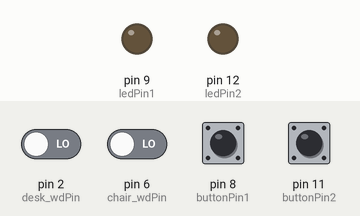
Recording of a sketch running on a simulated Arduino Uno, built with avr-gcc and run on an emulated ATmega328P. Parts: output pins drawn as LEDs (lit = HIGH). Inputs (shaded band) come from the test bench; at power-on: pin 2 (desk_wdPin), pin 6 (chair_wdPin), pin 8 (buttonPin1), pin 11 (buttonPin2) LOW.

Above: at 2.2 s.
2.3 s: pin 8 (buttonPin1) pulled HIGH for 0.15 s
At 3.5 s:
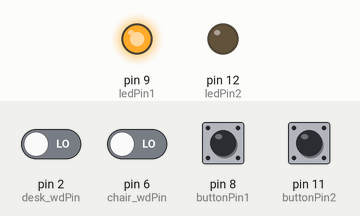
3.9 s: pin 8 (buttonPin1) pulled HIGH for 1 s
At 4.9 s:
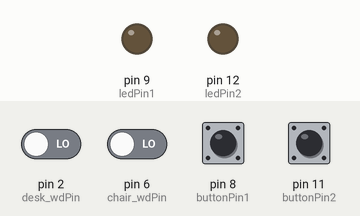
6.4 s: pin 11 (buttonPin2) pulled HIGH for 0.15 s
At 6.8 s:
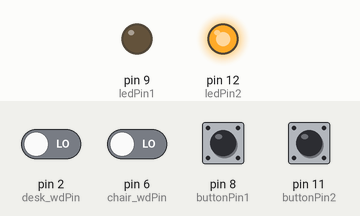
8.0 s: pin 11 (buttonPin2) pulled HIGH for 1 s
At 9.3 s:
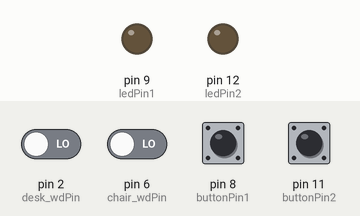
Timing chart, 0 to 11.0 s (numbered marks = the images above; inputs shaded):
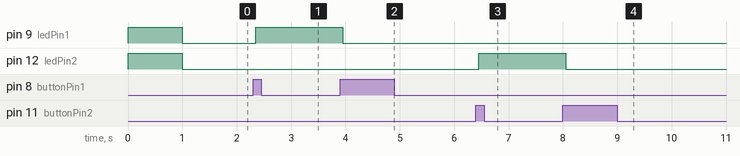

Measured:
- after the input at 2.3 s, pin 9 (ledPin1): LOW → HIGH after 0.05 s
- after the input at 3.9 s, pin 9 (ledPin1): HIGH → LOW after 0.05 s
- after the input at 6.4 s, pin 12 (ledPin2): LOW → HIGH after 0.05 s
- after the input at 8.0 s, pin 12 (ledPin2): HIGH → LOW after 0.05 s

The sketch:

Switch_Management_System.ino
```cpp
#define buttonPin1 8
#define buttonPin2 11
#define ledPin1 9
#define ledPin2 12
#define chair_wdPin 6
#define chair_rstPin 7
#define desk_wdPin 2
#define desk_rstPin 3
int ledState1 = HIGH;//LED초기상태 : ON
int ledState2 = HIGH;//LED초기상태 : ON
int buttonState1, buttonState2;
int lastButtonState1 = LOW;
int lastButtonState2 = LOW;
long lastDebounceTime[2] = {0, 0};
long debounceDelay[2] = {50, 50};
int chair_wdcheck;
int desk_wdcheck;

void setup()
{
  Serial.begin(9600);
  pinMode(buttonPin1, INPUT);
  pinMode(buttonPin2, INPUT);
  pinMode(ledPin1, OUTPUT);
  pinMode(ledPin2, OUTPUT);
  digitalWrite(ledPin1, ledState1);
  digitalWrite(ledPin2, ledState2);
  delay(1000);
  ledState1 = !ledState1;
  ledState2 = !ledState2;
  digitalWrite(ledPin1, ledState1);
  digitalWrite(ledPin2, ledState2);
  pinMode(chair_wdPin, INPUT);
  pinMode(chair_rstPin, OUTPUT);
  pinMode(desk_wdPin, INPUT);
  pinMode(chair_rstPin, OUTPUT);
}

void loop()
{
  delay(1);
  change();
  delay(1);
  watchdog();
  delay(1);
  /*
    둘다 켜진 경우 책상과 의자 거리 초기화
    하나만 켜진 경우 책상과 바닥 거리 초기화
    둘다 꺼진 경우 초기화 종료
  */

}

void change() {
  /*버튼 스위치의 토글스위치화*/
  int reading1 = digitalRead(buttonPin1);
  int reading2 = digitalRead(buttonPin2);
  if (reading1 != lastButtonState1) {
    lastDebounceTime[0] = millis();
  }
  if (reading2 != lastButtonState2) {
    lastDebounceTime[1] = millis();
  }
  if ((millis() - lastDebounceTime[0]) > debounceDelay[0]) {
    if (reading1 != buttonState1) {
      buttonState1 = reading1;
      if (buttonState1 == HIGH) {
        ledState1 = !ledState1;
      }
    }
  }
  if ((millis() - lastDebounceTime[1]) > debounceDelay[1]) {
    if (reading2 != buttonState2) {
      buttonState2 = reading2;
      if (buttonState2 == HIGH) {
        ledState2 = !ledState2;
      }
    }
  }
  digitalWrite(ledPin1, ledState1);
  digitalWrite(ledPin2, ledState2);
  lastButtonState1 = reading1;
  lastButtonState2 = reading2;
}
void watchdog() {
  chair_wdcheck = digitalRead(chair_wdPin);
  desk_wdcheck = digitalRead(desk_wdPin);
  if (chair_wdcheck == HIGH) {
    digitalWrite(chair_rstPin, HIGH);
    delay(200);
    digitalWrite(chair_rstPin, LOW);
  }
  if (desk_wdcheck == HIGH) {
    digitalWrite(desk_rstPin, HIGH);
    delay(200);
    digitalWrite(desk_rstPin, LOW);
  }
}
```
